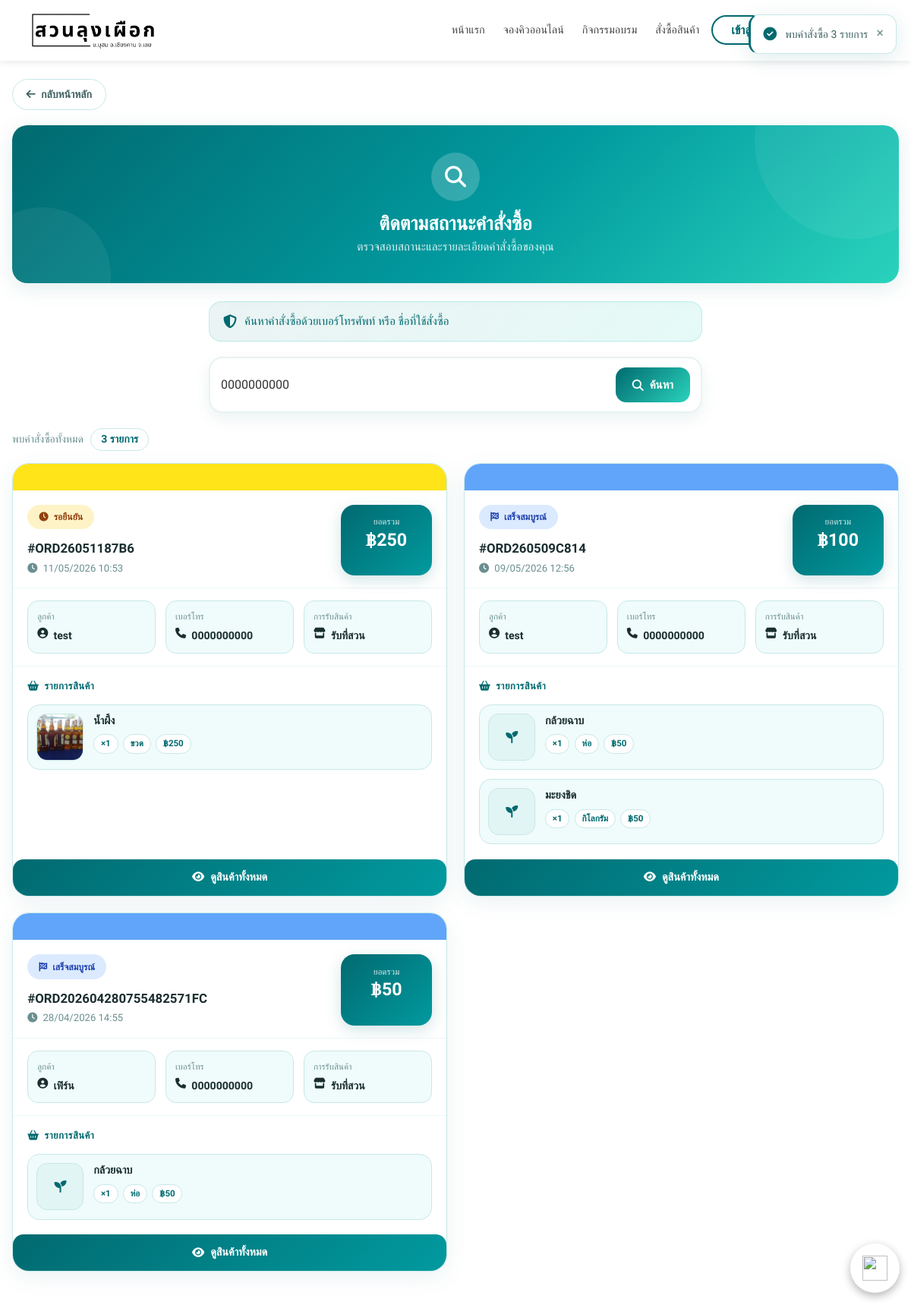
/user/order_status.php?keyword=0000000000, run on the app's committed database.
### tables this page shows
CREATE TABLE `orders` (
  `order_id` int(11) NOT NULL,
  `order_code` varchar(50) DEFAULT NULL,
  `member_id` int(11) DEFAULT NULL,
  `customer_name` varchar(255) NOT NULL,
  `customer_phone` varchar(20) NOT NULL,
  `customer_address` text NOT NULL,
  `receive_type` enum('pickup','delivery') NOT NULL,
  `receive_datetime` datetime NOT NULL,
  `order_status` enum('pending','approved','rejected','completed') DEFAULT 'pending',
  `order_date` datetime DEFAULT current_timestamp(),
  `admin_note` text DEFAULT NULL,
  `total_amount` decimal(10,2) DEFAULT NULL
);

CREATE TABLE `order_items` (
  `item_id` int(11) NOT NULL,
  `order_id` int(11) NOT NULL,
  `product_id` int(11) NOT NULL,
  `quantity` int(11) NOT NULL,
  `price` decimal(10,2) NOT NULL,
  `product_name` varchar(20) DEFAULT NULL
);

CREATE TABLE `products` (
  `product_id` int(11) NOT NULL,
  `product_name` varchar(255) NOT NULL,
  `category` varchar(100) DEFAULT NULL,
  `price` decimal(10,2) NOT NULL,
  `unit` varchar(50) DEFAULT NULL,
  `seasonal` tinyint(1) DEFAULT 0,
  `status` enum('active','inactive') DEFAULT 'active',
  `product_image` varchar(255) DEFAULT NULL,
  `product_description` text DEFAULT NULL
);

### user/order_status.php (the view, shortened to what this page needs)
<?php
require_once __DIR__ . '/../db/db.php';
$member_id = $_SESSION['member_id'] ?? null;
$orders = [];
$search_performed = false;
$success = '';
$keyword = trim($_GET['keyword'] ?? '');
if (
    !$member_id &&
    isset($_GET['keyword']) &&
    $keyword !== ''
) {
    $search_performed = true;
    $sql = "
        SELECT
            o.*,
            COALESCE(SUM(oi.price * oi.quantity), 0) AS order_total
        FROM orders o
        LEFT JOIN order_items oi ON o.order_id = oi.order_id
        WHERE 1
    ";
    $params = [];
    $types = '';
    $keywordPhone = preg_replace('/[^0-9]/', '', $keyword);
    if ($keywordPhone !== '') {
        $sql .= " AND o.customer_phone LIKE ? ";
        $params[] = "%{$keywordPhone}%";
        $types .= 's';
    }
     else {
        $sql .= " AND o.customer_name LIKE ? ";
        $params[] = "%{$keyword}%";
        $types .= 's';
    }
    $sql .= "
        GROUP BY o.order_id
        ORDER BY o.order_date DESC
    ";
    $stmt = $conn->prepare($sql);
    if (!empty($types)) {
        $stmt->bind_param($types, ...$params);
    }
    $stmt->execute();
    $orders = $stmt->get_result()->fetch_all(MYSQLI_ASSOC);
    if (!empty($orders)) {
        $success = "พบคำสั่งซื้อ " . count($orders) . " รายการ";
    } else {
        $error = "ไม่พบคำสั่งซื้อ";
    }
}
?>
<!DOCTYPE html>
<html lang="th">
<head>
    <link href="https://cdn.jsdelivr.net/npm/bootstrap@5.3.0/dist/css/bootstrap.min.css" rel="stylesheet">
    <link rel="stylesheet" href="https://cdnjs.cloudflare.com/ajax/libs/font-awesome/6.5.0/css/all.min.css">
</head>
<body>
    <?php include __DIR__ . '/navbar.php'; ?>
    <?php include __DIR__ . '/fb_chat_button.php'; ?>
    <div class="toast-wrap">
        <?php if ($success): ?>
            <div class="toast-item toast-success" id="toastOk">
                <i class="fas fa-check-circle toast-ico"></i>
                <span class="toast-msg"><?= htmlspecialchars($success) ?></span>
                <button class="toast-close" onclick="this.closest('.toast-item').remove()">×</button>
            </div>
        <?php endif; ?>
    </div>
    <div class="page-wrap">
        <a href="products.php" class="back-btn">
            <i class="fas fa-arrow-left"></i> กลับหน้าหลัก
        </a>
        <div class="hero">
            <div class="hero-icon"><i class="fas fa-search"></i></div>
            <h1>ติดตามสถานะคำสั่งซื้อ</h1>
            <p>ตรวจสอบสถานะและรายละเอียดคำสั่งซื้อของคุณ</p>
        </div>
        <?php if (!$member_id): ?>
            <div class="info-bar">
                <i class="fas fa-shield-alt"></i>
                <span>ค้นหาคำสั่งซื้อด้วยเบอร์โทรศัพท์ หรือ ชื่อที่ใช้สั่งซื้อ</span>
            </div>
        <?php endif; ?>
        <?php if (!$member_id): ?>
            <form method="GET" class="search-box">
                <div class="search-fields">
                    <input
                        type="text"
                        name="keyword"
                        placeholder="กรอกชื่อ หรือ เบอร์โทรศัพท์"
                        value="<?= htmlspecialchars($keyword ?? '') ?>">
                </div>
                <button type="submit">
                    <i class="fas fa-search"></i>
                    ค้นหา
                </button>
            </form>
        <?php endif; ?>
        <?php if (
            ($member_id && !empty($orders))
            || (!$member_id && $search_performed && !empty($orders))
        ): ?>
            <div class="count-row">
                พบคำสั่งซื้อทั้งหมด
                <span class="count-pill"><?= count($orders) ?> รายการ</span>
            </div>
            <div class="orders-grid">
                <?php foreach ($orders as $idx => $o):
                    $itemStmt = $conn->prepare("
                        SELECT oi.quantity, oi.price, p.product_name, p.product_image, p.unit
                        FROM order_items oi
                        JOIN products p ON oi.product_id = p.product_id
                        WHERE oi.order_id = ?
                    ");
                    $itemStmt->bind_param("i", $o['order_id']);
                    $itemStmt->execute();
                    $itemRows    = $itemStmt->get_result()->fetch_all(MYSQLI_ASSOC);
                    $previewItems = array_slice($itemRows, 0, 3);
                    $orderTotal = $o['order_total'] ?? 0;
                    $statusLabel = match ($o['order_status']) {
                        'pending'   => 'รอยืนยัน',
                        'approved'  => 'ยืนยันแล้ว',
                        'rejected'  => 'ถูกปฏิเสธ',
                        'completed' => 'เสร็จสมบูรณ์',
                        default     => $o['order_status']
                    };
                    $statusIcon = match ($o['order_status']) {
                        'pending'   => 'fa-clock',
                        'approved'  => 'fa-check-circle',
                        'rejected'  => 'fa-times-circle',
                        'completed' => 'fa-flag-checkered',
                        default     => 'fa-circle'
                    };
                ?>
                    <div class="order-card" style="animation-delay: <?= $idx * 70 ?>ms">
                        <div class="status-line line-<?= $o['order_status'] ?>"></div>
                        <div class="card-top">
                            <div class="left-top">
                                <div class="status-badge badge-<?= $o['order_status'] ?>">
                                    <i class="fas <?= $statusIcon ?>"></i>
                                    <?= $statusLabel ?>
                                </div>
                                <div class="order-code">#<?= htmlspecialchars($o['order_code']) ?></div>
                                <div class="order-date">
                                    <i class="fas fa-clock"></i>
                                    <?= date('d/m/Y H:i', strtotime($o['order_date'])) ?>
                                </div>
                            </div>
                            <div class="total-box">
                                <span>ยอดรวม</span>
                                <strong>฿<?= number_format($orderTotal, 0) ?></strong>
                            </div>
                        </div>
                        <div class="customer-grid">
                            <div class="customer-item">
                                <div class="customer-label">ลูกค้า</div>
                                <div class="customer-value">
                                    <i class="fas fa-user-circle"></i>
                                    <?= htmlspecialchars($o['customer_name']) ?>
                                </div>
                            </div>
                            <div class="customer-item">
                                <div class="customer-label">เบอร์โทร</div>
                                <div class="customer-value">
                                    <i class="fas fa-phone"></i>
                                    <?= htmlspecialchars($o['customer_phone']) ?>
                                </div>
                            </div>
                            <div class="customer-item">
                                <div class="customer-label">การรับสินค้า</div>
                                <div class="customer-value">
                                    <?php if ($o['receive_type'] === 'pickup'): ?>
                                        <i class="fas fa-store"></i> รับที่สวน
                                    <?php else: ?>
                                        <i class="fas fa-truck"></i> จัดส่งถึงบ้าน
                                    <?php endif; ?>
                                </div>
                            </div>
                        </div>
                        <div class="products-wrap">
                            <div class="products-title">
                                <i class="fas fa-basket-shopping"></i>
                                รายการสินค้า
                            </div>
                            <div class="products-list">
                                <?php foreach ($previewItems as $item):
                                    $imgPath = !empty($item['product_image'])
                                        ? "../admin/uploads/products/" . htmlspecialchars($item['product_image'])
                                        : null;
                                ?>
                                    <div class="product-card">
                                        <?php if ($imgPath): ?>
                                            <img src="<?= $imgPath ?>"
                                                class="product-image"
                                                loading="lazy"
                                                alt="<?= htmlspecialchars($item['product_name']) ?>"
                                                onerror="this.style.display='none';this.nextElementSibling.style.display='flex'">
                                            <div class="product-placeholder" style="display:none">
                                                <i class="fas fa-seedling"></i>
                                            </div>
                                        <?php else: ?>
                                            <div class="product-placeholder">
                                                <i class="fas fa-seedling"></i>
                                            </div>
                                        <?php endif; ?>
                                        <div class="product-info">
                                            <div class="product-name"><?= htmlspecialchars($item['product_name']) ?></div>
                                            <div class="product-meta">
                                                <span class="product-chip">×<?= (int)$item['quantity'] ?></span>
                                                <span class="product-chip"><?= htmlspecialchars($item['unit'] ?? 'ชิ้น') ?></span>
                                                <span class="product-chip">฿<?= number_format($item['price'], 0) ?></span>
                                            </div>
                                        </div>
                                    </div>
                                <?php endforeach; ?>
                            </div>
                        </div>
                        <div class="card-footer">
                            <button
                                class="btn-detail"
                                data-bs-toggle="modal"
                                data-bs-target="#orderModal<?= $o['order_id'] ?>">
                                <i class="fas fa-eye"></i>
                                ดูสินค้าทั้งหมด
                            </button>
                        </div>
                    </div>
                <?php endforeach; ?>
            </div>
        <?php endif; ?>
    </div>
</body>
</html>

### user/navbar.php (style rules this page uses)
:root { --green: #016A70; --green-light: #32a877; --white: #fff; --dark: #222; --shadow: rgba(0, 0, 0, 0.08); }
* { font-family: 'Prompt', sans-serif; box-sizing: border-box; }

### data on the page
orders: order_status "รอยืนยัน", order_code "ORD26051187B6", order_date "11/05/2026 10:53", orderTotal "250", customer_name "test", customer_phone "0000000000", receive_type "pickup" (drawn)
order_items: product.product_image (picture), product.product_name "น้ำผึ้ง", quantity "1", product.unit "ขวด", price "250"
orders: order_status "เสร็จสมบูรณ์", order_code "ORD260509C814", order_date "09/05/2026 12:56", orderTotal "100", customer_name "test", customer_phone "0000000000", receive_type "pickup" (drawn)
order_items: product.product_name "กล้วยฉาบ", quantity "1", product.unit "ห่อ", price "50"
order_items: product.product_name "มะยงชิด", quantity "1", product.unit "กิโลกรัม", price "50"
orders: order_status "เสร็จสมบูรณ์", order_code "ORD202604280755482571FC", order_date "28/04/2026 14:55", orderTotal "50", customer_name "เฟิร์น", customer_phone "0000000000", receive_type "pickup" (drawn)

### other printed values
$success "พบคำสั่งซื้อ 3 รายการ"
count($orders) "3"
